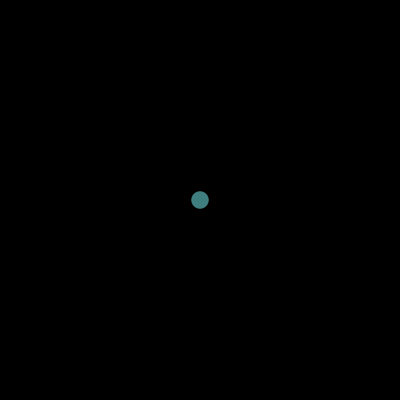
Frame 1 (no input)
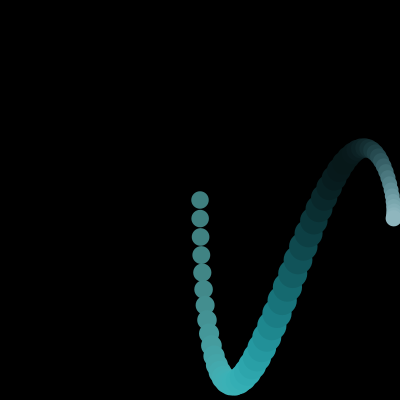
Frame 60 (the mouse pressed at the canvas centre just before this capture)
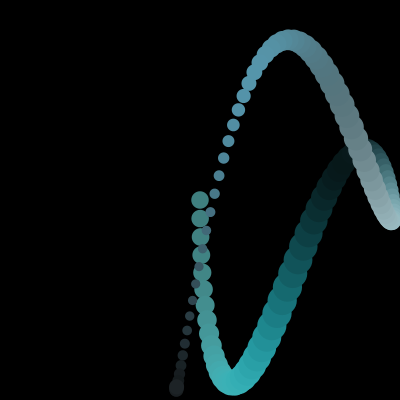
Frame 120 (the mouse held since frame 60 and released just before this capture)

The Processing sketch that drew these frames (run headless with seeded random() and noise(); from frame 60 on, the mouse is pressed at the canvas centre):

// Processing sketch: funWithSin
// ── funWithSin.pde
void setup() {
  size(400, 400);
  background(0);
  colorMode(HSB, 100);
  noStroke();
}

float a = 0;
void draw() {
  float x = map(sin(a)*sin(a*0.8), -1, 1, 0, width);
  float y = map(sin(a+1.5)*sin(a*3.1), -1, 1, 0, height);
  float co = map(sin(a*0.03), -1, 1, 0, 100);
  float sz = map(sin(a*1.7)*sin(a*2.3), -1, 1, 5, 30);
  float bri = map(sin(a*1.3)*sin(a*4.1), -1, 1, 10, 90);
  float hue = map(sin(a*1.1)*sin(a*2.2), -1, 1, 10, 90);
  fill(co, hue, bri);
  ellipse(x, y, sz, sz);

  a += 0.03;
}
